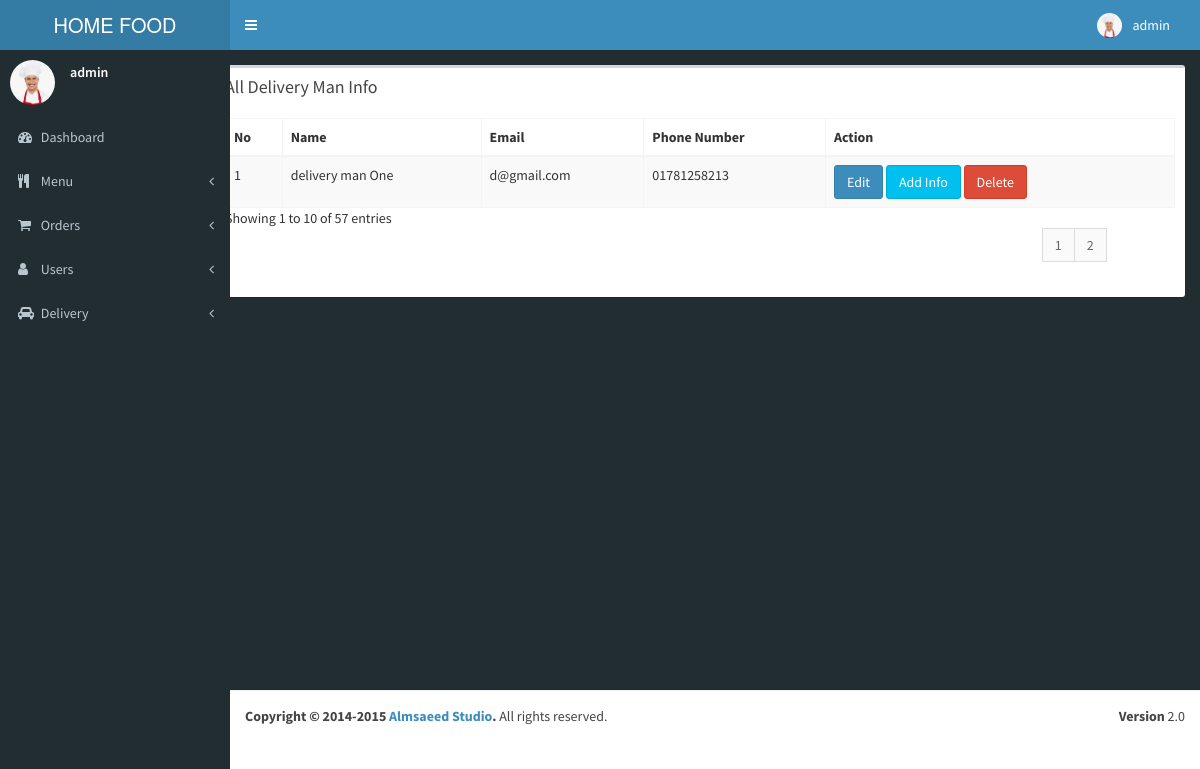
The app's page /admin/show_delivery_man.php (signed in) with its own data.
### tables this page shows
CREATE TABLE `user` (
  `id` int(11) NOT NULL,
  `full_name` varchar(255) NOT NULL,
  `email` varchar(255) NOT NULL,
  `phone_number` varchar(255) NOT NULL,
  `password` varchar(255) NOT NULL,
  `user_role` varchar(255) NOT NULL,
  `user_address` varchar(500) DEFAULT NULL,
  `user_zip` varchar(10) DEFAULT NULL,
  `user_area` varchar(55) DEFAULT NULL,
  `shop_name` varchar(55) DEFAULT NULL,
  `nid_number` varchar(15) DEFAULT NULL,
  `profile_image` varchar(255) DEFAULT 'uploads/default-profile-picture.jpg'
);

### admin/show_delivery_man.php (the view, shortened to what this page needs)
<?php require('./_includes/head.php'); ?>
<?php require('./_includes/header.php'); ?>
<?php require('./_includes/sidebar.php'); ?>
<?php
  include_once '../db_connection.php';
  $results_per_page = 5;
  $page = isset($_GET['page']) ? $_GET['page'] : 1;
  $offset = ($page - 1) * $results_per_page;
  $sql = "SELECT * FROM user WHERE user_role = 'delivery_man' LIMIT $results_per_page OFFSET $offset";
  $delivery_men = $conn->query($sql);
  $item_number = 1
?>
        <section class="content">
          <div class="row">
            <div class="col-md-2"></div>
            <div class="col-md-10">
              <div class="box">
                <div class="box-header">
                  <h3 class="box-title">All Delivery Man Info</h3>
                </div>
                <div class="box-body">
                  <table id="example1" class="table table-bordered table-striped">
                    <thead>
                      <tr>
                        <th>No</th>
                        <th>Name</th>
                        <th>Email</th>
                        <th>Phone Number</th>
                        <th>Action</th>
                      </tr>
                    </thead>
                    <tbody>
                      <?php foreach ($delivery_men as $delivery_man) { ?>
                      <tr>
                        <td><?= $item_number ?></td>
                        <td><?= $delivery_man['full_name']; ?></td>
                        <td><?= $delivery_man['email'];?></td>
                        <td><?= $delivery_man['phone_number']; ?></td>
                        <td>
                          <a style="color: #fff;" href="add_delivery_man.php?id=<?= $delivery_man['id']; ?>"><button class="btn btn-primary">Edit</button></a>
                          <a style="color: #fff;" href="delivery_man_info.php?id=<?= $delivery_man['id']; ?>"><button class="btn btn-info">Add Info</button></a>
                          <a style="color: #fff;" href="show_delivery_man.php?id=<?= $delivery_man['id']; ?>"><button class="btn btn-danger" onclick="return confirm('Are you sure you want to Delete this Delivery Man Info?')">Delete</button></a>
                        </td>
                      </tr>
                      <?php $item_number++; } ?>
                    </tbody>
                  </table>
                  <div class="row">
                    <div class="col-md-10">
                      <div class="dataTables_info" id="example2_info">
                        Showing 1 to 10 of 57 entries
                      </div>
                    </div>
                    <?php
                      $sql_count = "SELECT COUNT(*) AS total FROM menu_items";
                      $result_count = $conn->query($sql_count);
                      $row_count = $result_count->fetch_assoc();
                      $total_pages = ceil($row_count['total'] / $results_per_page);
                    ?>
                    <div class="col-md-2">
                      <div class="dataTables_paginate paging_bootstrap">
                        <ul class="pagination">
                           <?php for ($i = 1; $i <= $total_pages; $i++) { ?>
                          <li>
                           <?php echo '<a href="?page=' . $i . '">' . $i . '</a> '; ?>
                          </li>
                        <?php } ?>
                        </ul>
                      </div>
                    </div>
                  </div>
                </div>
              </div>
            </div>
          </div>
        </section>
      </div>
<?php require('./_includes/footer.php'); ?>

### admin/_includes/header.php (shortened to what this page needs)
<?php
$userID = $_SESSION['userID'];
if (!isset($_SESSION['isLoggedIn'])) {
  header('Location: ../signin.php');
  exit;
} elseif($_SESSION['userRole'] == 'admin' || $_SESSION['userRole'] == 'seller' ) {
  ?><header class="main-header">
  <a href="index.php" class="logo">HOME FOOD</a>
  <nav class="navbar navbar-static-top" role="navigation">
    <a href="#" class="sidebar-toggle" data-toggle="offcanvas" role="button">
    </a>
    <div class="navbar-custom-menu">
      <ul class="nav navbar-nav">
<?php
include_once '../db_connection.php';
$sql = "SELECT * FROM user WHERE id = $userID";
$user = $conn->query($sql);
$info = mysqli_fetch_assoc($user);
?>
        <li class="dropdown user user-menu">
          <a href="#" class="dropdown-toggle" data-toggle="dropdown">
            <img src="../<?php echo $info['profile_image']; ?>" class="user-image" alt="User Image" />
            <span class="hidden-xs"><?php echo $_SESSION['userName'] ?></span>
          </a>
        </li>
      </ul>
    </div>
  </nav>
</header>
<?php
}else{
  header('Location: ../index.php');
};
?>

### admin/_includes/sidebar.php (shortened to what this page needs)
<?php
include_once '../db_connection.php';
$sql = "SELECT * FROM user WHERE id = $userID";
$user = $conn->query($sql);
$info = mysqli_fetch_assoc($user);
?>
      <aside class="main-sidebar">
        <section class="sidebar">
          <div class="user-panel">
            <div class="pull-left image">
              <img src="../<?php echo $info['profile_image']; ?>" class="img-circle" alt="User Image" />
            </div>
            <div class="pull-left info">
              <p><?php echo $_SESSION['userName']; ?></p>
            </div>
          </div>
          <ul class="sidebar-menu">
            <li>
              <a href="index.php">
                <i class="fa fa-dashboard"></i> <span>Dashboard</span>
              </a>
            </li>
            <li class="treeview">
              <a href="#">
                <i class="fa fa-cutlery"></i>
                <span>Menu</span>
                <i class="fa fa-angle-left pull-right"></i>
              </a>
            </li>
            <li class="treeview">
              <a href="#">
                <i class="fa fa-shopping-cart"></i>
                <span>Orders</span>
                <i class="fa fa-angle-left pull-right"></i>
              </a>
            </li>
            <?php if( $_SESSION['userRole'] == 'admin') { ?>
            <li class="treeview">
              <a href="#">
                <i class="fa fa-user"></i>
                <span>Users</span>
                <i class="fa fa-angle-left pull-right"></i>
              </a>
            </li>
            <?php } ?>
            <li class="treeview">
              <a href="#">
                <i class="fa fa-car"></i>
                <span>Delivery</span>
                <i class="fa fa-angle-left pull-right"></i>
              </a>
            </li>
          </ul>
        </section>
      </aside>

### records on screen
user: profile_image (picture)
user: full_name "delivery man One", email "d@gmail.com", phone_number "01781258213"

### other values on screen
$_SESSION['userName'] "admin"
